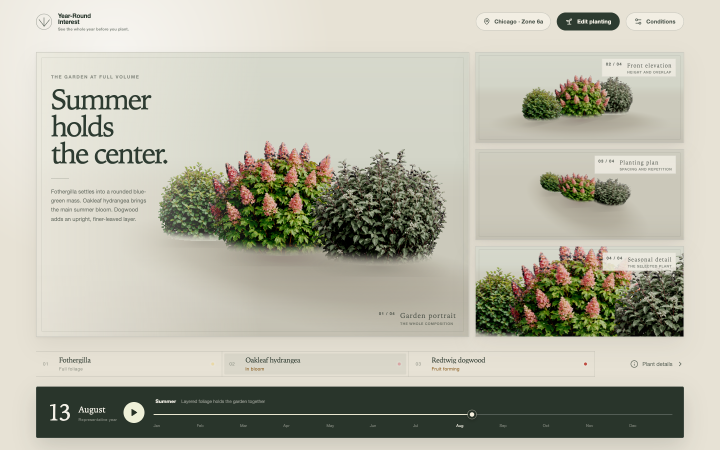
#> input picture docs/asset-sources/editorial-mixed-media/photoreal-control.png, 1440 x 900 px (shown at 1/2 size)
$ python -i process-hand-drawn-page-assets.py   (imports and definitions only)
#> lines starting #> are read from the running program, lines starting #| are printed output that depends on the picture; after the words box and inside, x2 and y2 are one past the last pixel; in counts of white or black regions, pixels touching at a corner belong together
#!/usr/bin/env python3
"""Key cream paper to alpha, keep drawn stipple feet, write 600x600 PNGs."""

from __future__ import annotations

import hashlib
import json
import sys
from collections import deque
from pathlib import Path

import numpy as np
from PIL import Image, ImageFilter

ROOT = Path(__file__).resolve().parents[1]
RAW_DIR = ROOT / "docs" / "asset-sources" / "hand-drawn-page-integration" / "raw"
OUT_DIR = ROOT / "public" / "textures" / "hand-drawn-page"
SIZE = 600
PLANTS = [
    "fothergilla",
    "hydrangea",
    "dogwood",
    "smooth-hydrangea",
    "panicle-hydrangea",
    "sweetspire",
    "summersweet",
    "viburnum",
    "serviceberry",
    "ninebark",
    "boxwood",
    "buttonbush",
    "winterberry",
]
STAGES = ["winter", "leafout", "bloom", "summer", "fall"]
def sample_paper(rgb: np.ndarray) -> np.ndarray:
    patches = np.concatenate(
        [
            rgb[:36, :36].reshape(-1, 3),
            rgb[:36, -36:].reshape(-1, 3),
            rgb[-36:, :36].reshape(-1, 3),
            rgb[-36:, -36:].reshape(-1, 3),
        ]
    )
    return np.median(patches, axis=0).astype(np.float32)


def color_distance(rgb: np.ndarray, paper: np.ndarray) -> np.ndarray:
    return np.sqrt(((rgb.astype(np.float32) - paper) ** 2).sum(axis=2))


def flood_mask(passable: np.ndarray) -> np.ndarray:
    height, width = passable.shape
    mask = np.zeros((height, width), dtype=bool)
    queue: deque[tuple[int, int]] = deque()
    for x in range(width):
        for y in (0, height - 1):
            if passable[y, x]:
                mask[y, x] = True
                queue.append((x, y))
    for y in range(height):
        for x in (0, width - 1):
            if passable[y, x] and not mask[y, x]:
                mask[y, x] = True
                queue.append((x, y))
    while queue:
        x, y = queue.popleft()
        for nx, ny in ((x - 1, y), (x + 1, y), (x, y - 1), (x, y + 1)):
            if 0 <= nx < width and 0 <= ny < height and passable[ny, nx] and not mask[ny, nx]:
                mask[ny, nx] = True
                queue.append((nx, ny))
    return mask


def dilate(mask: np.ndarray, radius: int) -> np.ndarray:
    if radius <= 0:
        return mask
    image = Image.fromarray((mask.astype(np.uint8) * 255))
    return np.array(image.filter(ImageFilter.MaxFilter(radius * 2 + 1))) > 0


def erode(mask: np.ndarray, radius: int) -> np.ndarray:
    if radius <= 0:
        return mask
    image = Image.fromarray((mask.astype(np.uint8) * 255))
    return np.array(image.filter(ImageFilter.MinFilter(radius * 2 + 1))) > 0


# [101 lines left out: functions content_bbox, dissolve_base, add_stipple, strip_ground_oval, not called in this run]


WINTER_STEM_INK = {"dogwood-winter", "ninebark-winter"}


# [65 lines left out: function reinforce_winter_stem_ink, not called in this run]


def process_image(source: Path) -> Image.Image:
    image = Image.open(source).convert("RGBA").resize((SIZE, SIZE), Image.Resampling.LANCZOS)
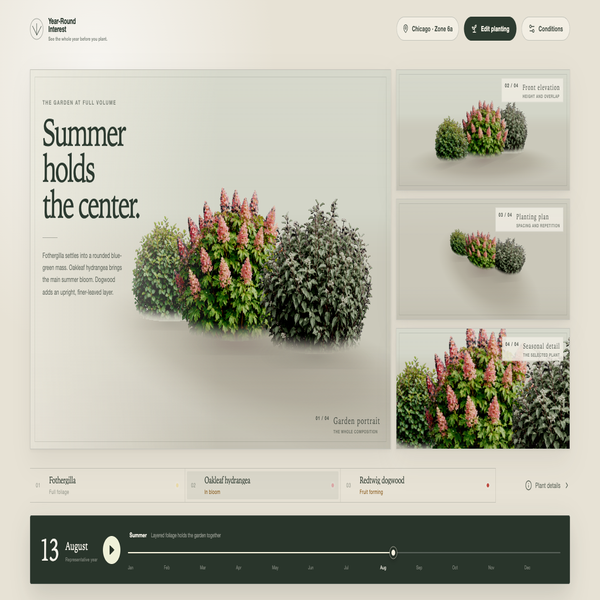
#> image: PIL image 600x600 RGBA; mean R, G, B, A 180.6, 179.9, 165, 255
    rgba = np.array(image)
    rgb = rgba[:, :, :3]
    paper = sample_paper(rgb)
#> paper = [231, 226, 213]
    dist = color_distance(rgb, paper)
#> in color_distance, `return np.sqrt(((rgb.astype(np.float32) - paper) ** 2).sum(axis=2))`:
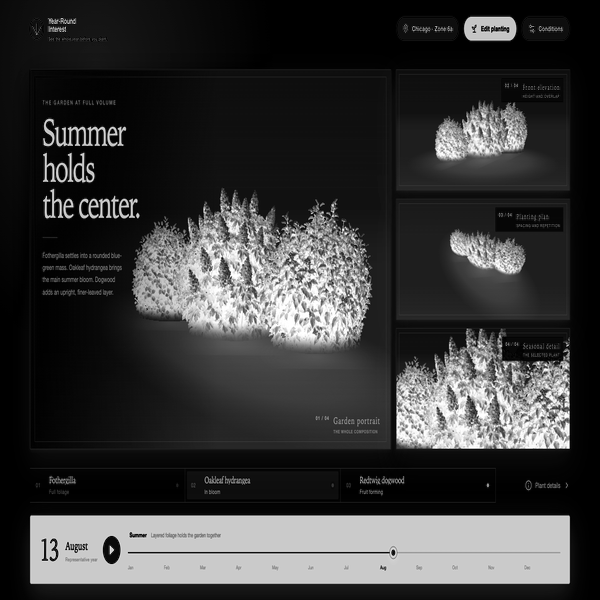
#> returned value: shape (600, 600) float32; min 0, max 387, mean 87.3; drawn with min black and max white
    luma = rgb.astype(np.float32).mean(axis=2)
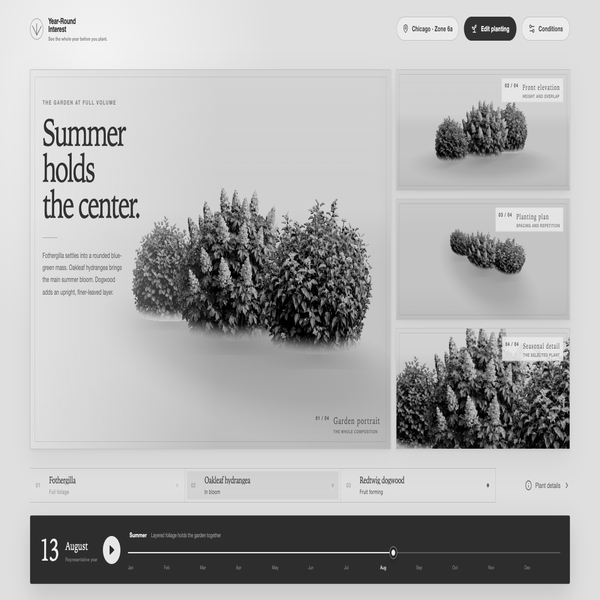
#> luma: shape (600, 600) float32; min 0, max 255, mean 175.2
    paper_luma = float(paper.mean())
#> paper_luma = 223.3
    chroma = rgb.astype(np.float32).max(axis=2) - rgb.astype(np.float32).min(axis=2)
    plant_core = (chroma > 30) | ((paper_luma - luma) > 48) | (dist > 70)
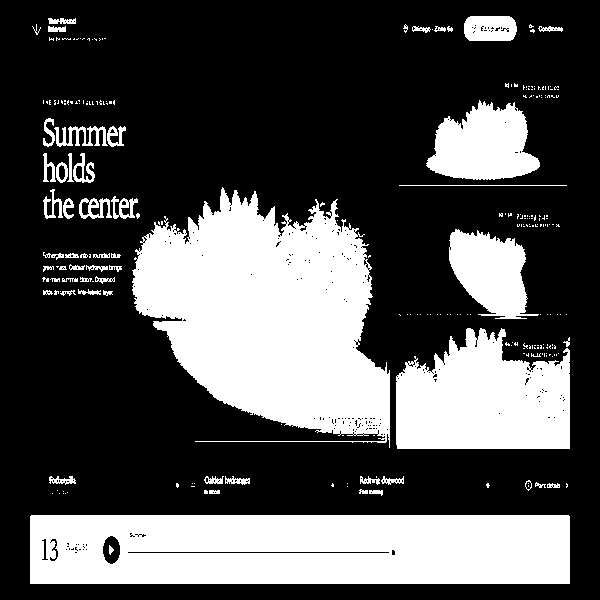
#> plant_core: shape (600, 600) bool; 31.7% white; 257 white regions (198 under 20 px), largest, box (x1, y1, x2, y2) and area: (132, 187, 390, 448) 43082, (30, 515, 570, 584) 36451, (396, 328, 570, 449) 16397
    keep = erode(dilate(plant_core, 1), 2)
#> in dilate, `return np.array(image.filter(ImageFilter.MaxFilter(radius * 2 + 1))) > 0`: returned value: shape (600, 600) bool; 35.5% white; 64 white regions (14 under 20 px), largest, box (x1, y1, x2, y2) and area: (131, 186, 391, 449) 45941, (29, 514, 571, 585) 38196, (395, 327, 571, 450) 17561
#> in erode, `return np.array(image.filter(ImageFilter.MinFilter(radius * 2 + 1))) > 0`: returned value: shape (600, 600) bool; 30% white; 89 white regions (48 under 20 px), largest, box (x1, y1, x2, y2) and area: (133, 190, 389, 442) 42280, (31, 516, 569, 583) 35552, (397, 329, 569, 448) 15866
    removable = flood_mask(~keep)
#> after the loop in flood_mask, `for x in range(width):`: mask: shape (600, 600) bool; 0.33% white in thin lines or dots
#> after the loop in flood_mask, `for y in range(height):`:
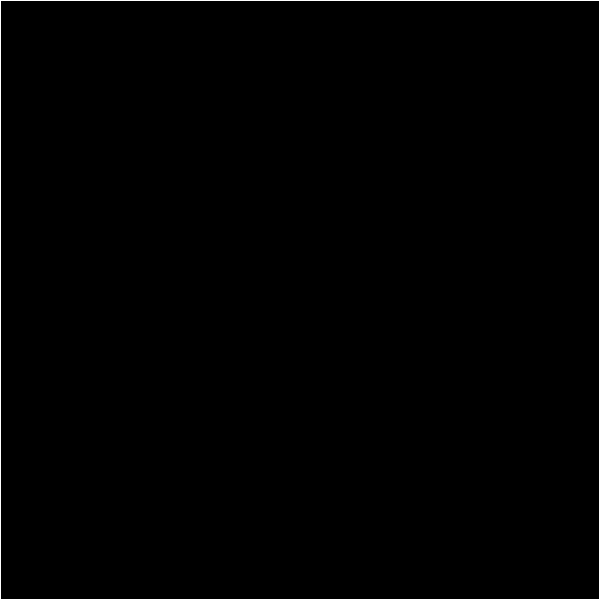
#> mask: shape (600, 600) bool; 0.67% white in thin lines or dots
#> after the loop in flood_mask, `while queue:`: mask: shape (600, 600) bool; 69.8% white; 88 black regions (47 under 20 px), largest, box (x1, y1, x2, y2) and area: (133, 190, 389, 442) 42305, (31, 516, 569, 583) 36044, (397, 329, 569, 448) 15866
    alpha = np.where(removable, 0.0, 255.0)
    paper_fill = ((dist < 32) & (chroma < 18)) | ((dist < 26) & ~plant_core)
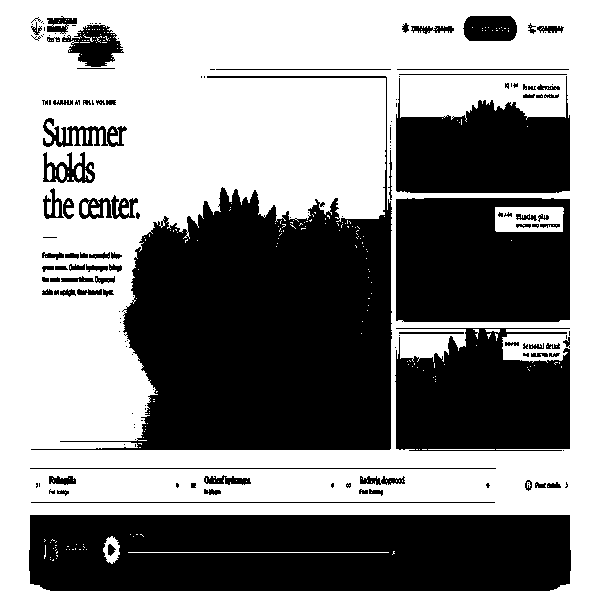
#> paper_fill: shape (600, 600) bool; 54.5% white; 160 black regions (78 under 20 px), largest, box (x1, y1, x2, y2) and area: (31, 76, 392, 450) 60364, (29, 515, 571, 591) 40246, (396, 198, 570, 322) 19789
    alpha = np.where(paper_fill, 0.0, alpha)
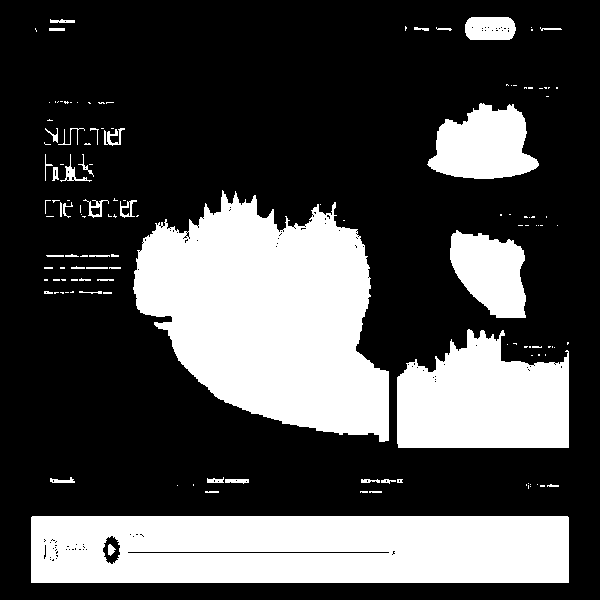
#> alpha: shape (600, 600) float64; 29.9% white; 135 white regions (92 under 20 px), largest, box (x1, y1, x2, y2) and area: (133, 190, 389, 442) 42153, (31, 516, 569, 583) 35378, (397, 329, 569, 448) 15830
#> (the run stopped early here; a loop or call above may not have finished)

$ run again, on docs/asset-sources/hand-drawn-page-integration/raw/raw-boxwood-leafout.png
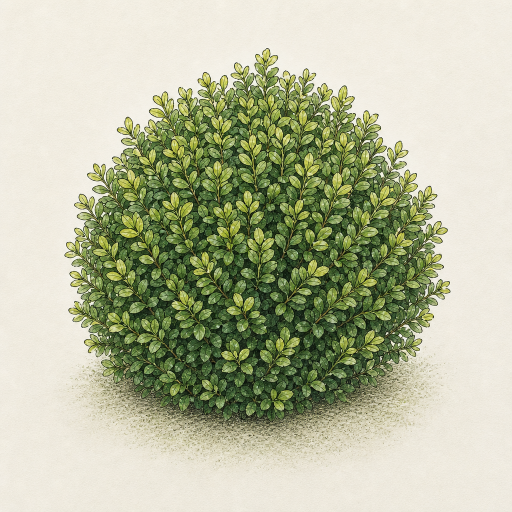
#> input picture docs/asset-sources/hand-drawn-page-integration/raw/raw-boxwood-leafout.png, 1024 x 1024 px (shown at 1/2 size)
#> paper = [240, 236, 225]
#> in process_image, `luma = rgb.astype(np.float32).mean(axis=2)`:
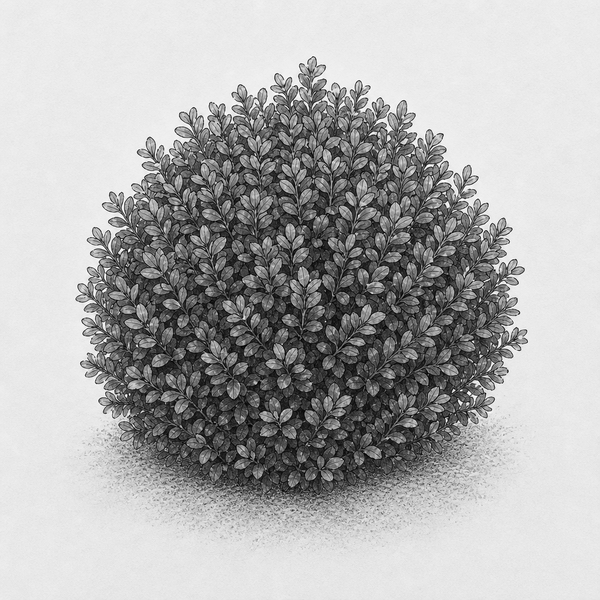
#> luma: shape (600, 600) float32; min 0, max 255, mean 175.7
#> paper_luma = 233.7
#> plant_core: shape (600, 600) bool; 42.5% white; 246 white regions (242 under 20 px), largest, box (x1, y1, x2, y2) and area: (75, 56, 528, 536) 151827, (275, 526, 293, 534) 52, (384, 516, 396, 528) 47, (207, 519, 217, 527) 32
#> paper_fill: shape (600, 600) bool; 55.1% white; 291 black regions (287 under 20 px), largest, box (x1, y1, x2, y2) and area: (75, 55, 528, 550) 160752, (219, 533, 228, 541) 36, (404, 530, 416, 538) 23, (251, 544, 261, 552) 21
#> in process_image, `alpha = np.where(paper_fill, 0.0, alpha)`:
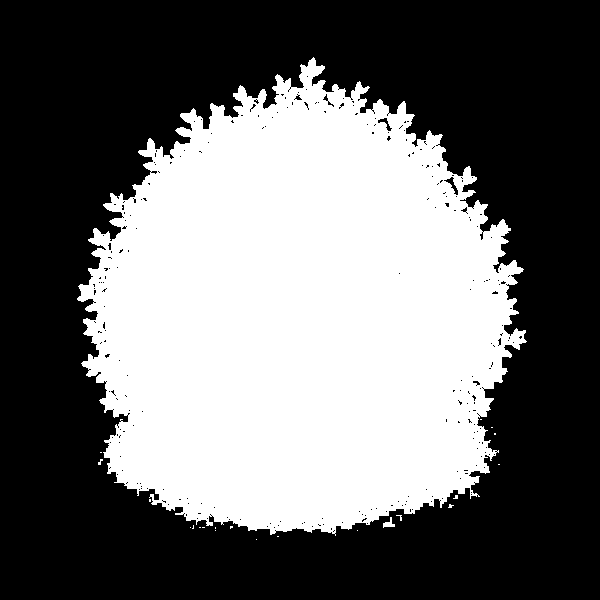
#> alpha: shape (600, 600) float64; 42.2% white; 22 white regions (20 under 20 px), largest, box (x1, y1, x2, y2) and area: (77, 57, 527, 536) 151892, (383, 517, 395, 528) 63
